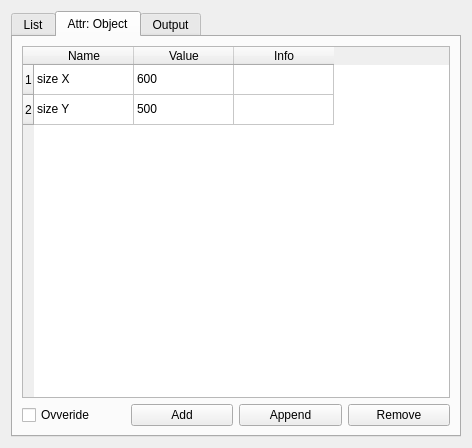
<?xml version="1.0" encoding="UTF-8"?>
<ui version="4.0">
 <class>Form</class>
 <widget class="QWidget" name="Form">
  <property name="geometry">
   <rect>
    <x>0</x>
    <y>0</y>
    <width>472</width>
    <height>448</height>
   </rect>
  </property>
  <property name="windowTitle">
   <string>Form</string>
  </property>
  <layout class="QVBoxLayout" name="verticalLayout">
   <item>
    <widget class="QTabWidget" name="tabWidget">
     <property name="currentIndex">
      <number>1</number>
     </property>
     <widget class="QWidget" name="tab">
      <attribute name="title">
       <string>List</string>
      </attribute>
      <layout class="QVBoxLayout" name="verticalLayout_2">
       <item>
        <layout class="QGridLayout" name="gridLayout">
         <item row="0" column="3">
          <widget class="QLineEdit" name="lineEdit"/>
         </item>
         <item row="0" column="2">
          <widget class="QRadioButton" name="radioButton_3">
           <property name="text">
            <string/>
           </property>
          </widget>
         </item>
         <item row="0" column="0">
          <widget class="QRadioButton" name="radioButton">
           <property name="text">
            <string>All</string>
           </property>
          </widget>
         </item>
         <item row="0" column="1">
          <widget class="QRadioButton" name="radioButton_2">
           <property name="text">
            <string>Selection</string>
           </property>
          </widget>
         </item>
         <item row="0" column="4">
          <widget class="QPushButton" name="pushButton">
           <property name="text">
            <string>Read</string>
           </property>
          </widget>
         </item>
         <item row="1" column="0" colspan="5">
          <widget class="QTreeView" name="treeView"/>
         </item>
        </layout>
       </item>
      </layout>
     </widget>
     <widget class="QWidget" name="tab_2">
      <attribute name="title">
       <string>Attr: Object</string>
      </attribute>
      <layout class="QVBoxLayout" name="verticalLayout_3">
       <item>
        <layout class="QGridLayout" name="gridLayout_2">
         <item row="10" column="1">
          <widget class="QPushButton" name="pushButton_2">
           <property name="text">
            <string>Add</string>
           </property>
          </widget>
         </item>
         <item row="10" column="2">
          <widget class="QPushButton" name="pushButton_3">
           <property name="text">
            <string>Append</string>
           </property>
          </widget>
         </item>
         <item row="10" column="0">
          <widget class="QCheckBox" name="checkBox">
           <property name="text">
            <string>Ovveride</string>
           </property>
          </widget>
         </item>
         <item row="10" column="3">
          <widget class="QPushButton" name="pushButton_11">
           <property name="text">
            <string>Remove</string>
           </property>
          </widget>
         </item>
         <item row="1" column="0" rowspan="9" colspan="4">
          <widget class="QTableWidget" name="tableWidget">
           <row>
            <property name="text">
             <string>1</string>
            </property>
           </row>
           <row>
            <property name="text">
             <string>2</string>
            </property>
           </row>
           <column>
            <property name="text">
             <string>Name</string>
            </property>
           </column>
           <column>
            <property name="text">
             <string>Value</string>
            </property>
           </column>
           <column>
            <property name="text">
             <string>Info</string>
            </property>
           </column>
           <item row="0" column="0">
            <property name="text">
             <string>size X</string>
            </property>
           </item>
           <item row="0" column="1">
            <property name="text">
             <string>600</string>
            </property>
           </item>
           <item row="0" column="2">
            <property name="text">
             <string/>
            </property>
            <property name="flags">
             <set>ItemIsDragEnabled|ItemIsUserCheckable|ItemIsEnabled</set>
            </property>
           </item>
           <item row="1" column="0">
            <property name="text">
             <string>size Y</string>
            </property>
           </item>
           <item row="1" column="1">
            <property name="text">
             <string>500</string>
            </property>
           </item>
           <item row="1" column="2">
            <property name="text">
             <string/>
            </property>
            <property name="flags">
             <set>ItemIsDragEnabled|ItemIsUserCheckable|ItemIsEnabled</set>
            </property>
           </item>
          </widget>
         </item>
        </layout>
       </item>
      </layout>
     </widget>
     <widget class="QWidget" name="tab_3">
      <attribute name="title">
       <string>Output</string>
      </attribute>
      <layout class="QVBoxLayout" name="verticalLayout_4">
       <item>
        <layout class="QGridLayout" name="gridLayout_3">
         <item row="0" column="0" colspan="2">
          <widget class="QPlainTextEdit" name="plainTextEdit">
           <property name="tabStopWidth">
            <number>20</number>
           </property>
          </widget>
         </item>
         <item row="1" column="0">
          <widget class="QPushButton" name="pushButton_4">
           <property name="text">
            <string>Save</string>
           </property>
          </widget>
         </item>
         <item row="1" column="1">
          <widget class="QPushButton" name="pushButton_5">
           <property name="text">
            <string>Run</string>
           </property>
          </widget>
         </item>
        </layout>
       </item>
      </layout>
     </widget>
    </widget>
   </item>
  </layout>
 </widget>
 <resources/>
 <connections/>
</ui>
